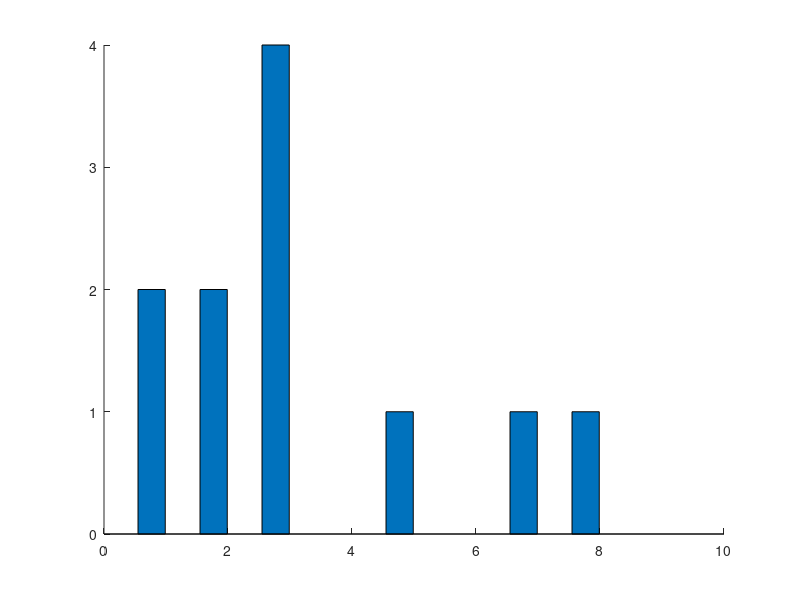

This figure's MATLAB source: (Note: this script raises an error after producing the figure.)
f1 = figure('color', 'w', 'units', 'normalized', 'Position', [.1 .1 .5 .5])

flySurvivalTimes_280 = [66 28 25 23 14 76 3 9 26 12 45];
flySurvivalTimes_300 = [31 25 28 38 20 23 78 50 65];

bins_280 = histc(flySurvivalTimes_280, linspace(1,80,9));
bins_300 = histc(flySurvivalTimes_300, linspace(1,80,9));


b1 = bar( [bins_280' bins_300'], 'stack', 'BarWidth', [.95], 'EdgeColor', 'k')
set(b1(1), 'FaceColor', [73 165 255]./255)
set(b1(2), 'FaceColor', [255 55 60]./255)

set(gca, 'XTickLabel', {'0-9', '10-19', '20-29', '30-39', '40-49', '50-59', '60-69', '70-79', ' '}, 'FontSize', 20)
rotateXLabels(gca, 45)
set(gca, 'YTick', [0:2:8])
ylim([0 8.5])
xlabel('useful behavior time (min)')
ylabel('# flies')

box off


legend('280 mOms', '300 mOsm')

cd('/Users/tj_florence/Documents/MATLAB/tetheredMazeLibrary/meeting_analysis_files/07282014/')
export_fig('useful behavior time', '-pdf')